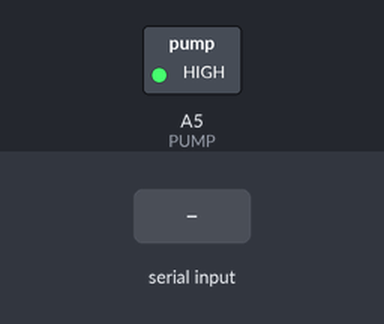
Recording of a sketch running on a simulated Arduino Uno, built with avr-gcc and run on an emulated ATmega328P. On the bench: switched loads named in the sketch (green lamp = pin HIGH). The test bench sets the inputs (shaded band).

Above: at 1.2 s.
1.3 s: "L" received over Serial
At 1.7 s:
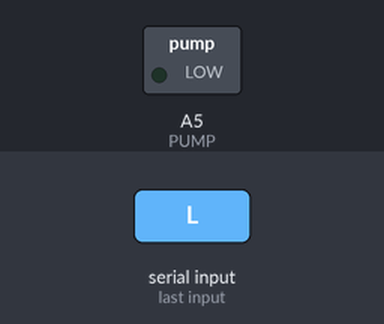
Timing chart, 0 to 4.3 s (numbered marks = the images above; inputs shaded):
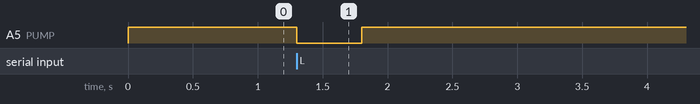

Measured:
- after the input at 1.3 s, A5 (PUMP): HIGH → LOW at once, → HIGH 0.50 s later

The sketch:

circletrack.ino
```cpp
#define PUMP A5

int last = 0;

void setup() {
pinMode(PUMP, OUTPUT);
digitalWrite(PUMP, HIGH);
Serial.begin(9600);
}

void loop() {
  if (Serial.available()) {
    char c = Serial.read();
    if (c == 'L') {
      digitalWrite(PUMP, LOW);
      delay(500);
      digitalWrite(PUMP, HIGH);
    }
  }
}
```
